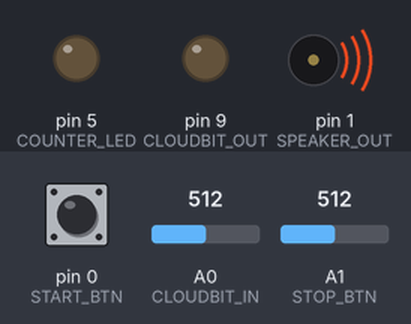
This sketch was run on a simulated Arduino Mega 2560, built with avr-gcc and run on an emulated ATmega2560. Parts: output pins drawn as LEDs (lit = HIGH), buzzer (waves = sounding). Inputs (shaded band) come from the test bench; at power-on: pin 0 (START_BTN) LOW, A0 (CLOUDBIT_IN) = 512, A1 (STOP_BTN) = 512. Pins used as bus, display or sensor lines are not drawn.

Above: at 1.09 s.
1.3 s: pin 0 (START_BTN) pulled HIGH for 0.15 s
At 4.37 s:
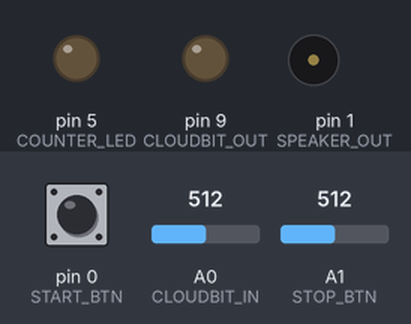
4.8 s: pin 0 (START_BTN) pulled HIGH for 1 s
At 10.7 s:
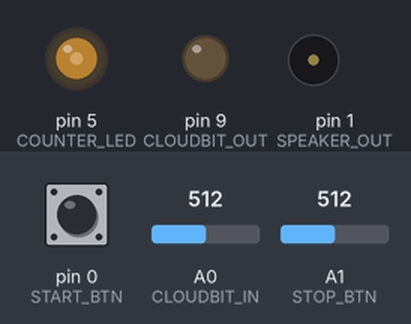
26.6 s: pin 0 (START_BTN) pulled HIGH for 0.15 s
At 27.7 s:
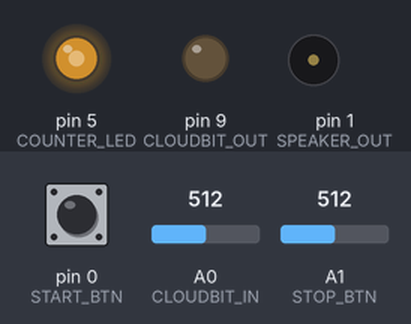
48.7 s: pin 0 (START_BTN) pulled HIGH for 3.2 s
Timing chart, 0 to 98.3 s (numbered marks = the images above; inputs shaded):
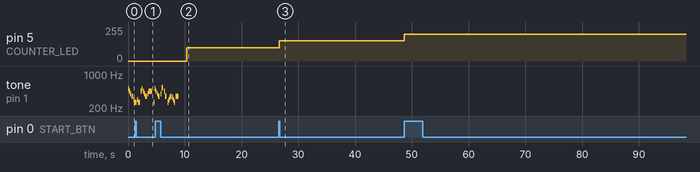

Measured:
- after the input at 26.6 s, pin 5 (COUNTER_LED): 100/255 → 151/255 at once
- by itself, tone on pin 1 (SPEAKER_OUT): plays 440 Hz for 0.14 s, 392 Hz for 0.14 s, 349 Hz for 0.29 s, 392 Hz for 0.14 s, 523 Hz for 0.29 s, 440 Hz for 0.14 s … (15 notes in this stretch)

The sketch:

shu_timer_v2.ino
```cpp
/*
  Shu Timer version 2

  A Timer app with for Shu-chan to limit his TV/Gaming time.
  Runs on littleBits + Arduino. Version 2 added melody alarm function.
 */

// melody notes
#define _0 0
#define _C 262
#define _D 294
#define _E 330
#define _F 349
#define _G 392
#define _A 440
#define _B 494
#define _c 523

// consts
const int START_BTN = 0; // timer start button input at D0
const int CLOUDBIT_IN = A0; // cloudBit input at A0
const int STOP_BTN = A1; // timer stop button input at A1
const int SPEAKER_OUT = 1; // blinker LED and speaker output at D1
const int COUNTER_LED = 5; // counter 7-seg LED output at D5
const int CLOUDBIT_OUT = 9; // cloudBit output at D9
const int START_TIMER_VAL = 20 * 60; // the unit amount for starting timer in seconds
const int MAX_TIMER_VAL = 99 * 60; // max amount of timer in seconds
const int ANALOG_HIGH_THRETHOLD = 100; // threshold to determine an analog value is HIGH
const int MAX_MELODY_COUNT = 1; // how many times melody will be played at alarming

// notes of "winny the pooh"
const int pooh_melody[] =
 {_B, _A, _G, _F, _D, _C, _D, _C,
  _A, _B, _A, _G, _F, _G, _A,
  _C, _B, _A, _G, _F, _G, _c, _A, _F,
  _C, _D, _E, _F, _E, _D, _C, _F, _0};

// durations of the melody
const int duration[] =
 {1, 1, 1, 2, 1, 2, 1, 2,
  1, 1, 1, 1, 2, 1, 4,
  1, 1, 1, 1, 2, 1, 2, 1, 2,
  1, 1, 1, 1, 1, 1, 1, 4, 8};
const int NOTES_COUNT = 33; // total number of notes
const int NOTE_DUR = 200; // duration of each note
const float NOTE_DUTY = 0.7; // duty ratio of each note

// states
int timerValue = 0; // current timer value
unsigned long lastTick = 0; // timestamp of last tick time
boolean isStopped = false; // is timer stopped?
int startBtnPrev = LOW; // previous start button value
int stopBtnPrev = 0; // previous stop button value
int timerValuePrev = 0; // previous timer value
boolean isCloudBitInputHigh = false; // is cloudBit input HIGH?
int melodyCount = 0; // remaining count of melody play
int noteIndex = 0; // current note index
unsigned long nextToneTime = 0; // time to play next tone
unsigned long nextNoToneTime = 0; // time to stop play tone

// setup
void setup() {
  pinMode(START_BTN, INPUT);
  pinMode(CLOUDBIT_IN, INPUT);
  pinMode(STOP_BTN, INPUT);
  pinMode(SPEAKER_OUT, OUTPUT);
  pinMode(COUNTER_LED, OUTPUT);
  pinMode(CLOUDBIT_OUT, OUTPUT);
  analogWrite(CLOUDBIT_OUT, 0);
}

// main loop
void loop() {
  delay(10);
  ticking();
  checkStartButton();
  checkStopButton();
  checkTimerTimeout();
  checkCloudBitInput();
  playClick();
  playNextTone();
}

// decrease timerValue every one sec if timer is not stopped
void ticking() {
  if (millis() - lastTick > 1000) {
    lastTick = millis();
    timerValuePrev = timerValue;
    if (timerValue > 0 && !isStopped) {
      timerValue--;
    }
    displayCounter();
  }
}

// if stop button is pressed, stop the timer. If it's already stopped, reset the timer
void checkStopButton() {
  boolean stopBtn = analogRead(STOP_BTN);
  if (stopBtn > ANALOG_HIGH_THRETHOLD && stopBtnPrev == 0) {
    if (isStopped || melodyCount > 0) {
      reset();
    } else {
      isStopped = true;
    }
  }
  stopBtnPrev = stopBtn;
}

void reset() {
  timerValue = 0;
  lastTick = 0;
  isStopped = false;
  startBtnPrev = LOW;
  stopBtnPrev = 0;
  timerValuePrev = 0;
  isCloudBitInputHigh = false;
  melodyCount = 0;
  resetMelody();
}

// if start button is pressed, increase timerValue by START_VAL
void checkStartButton() {
  int startBtn = digitalRead(START_BTN);
  if (startBtn == HIGH && startBtnPrev == LOW) {
    if (isStopped) {
      isStopped = false;
    } else {
      timerValue = min(timerValue + START_TIMER_VAL, MAX_TIMER_VAL);
    }
  }
  startBtnPrev = startBtn;
  displayCounter();
}

// output to counter 7seg LED
void displayCounter() {
  // output only when it's not playing melody (to avoid internal timer conflict)
  if (melodyCount == 0) {
    analogWrite(COUNTER_LED, map(timerValue, 0, 5999, 0, 255)); // maps 6000 sec to 100 minutes on littleBits LED
  }
}

// output to cloudBit and play melody when timer counting is finished
void checkTimerTimeout() {
  if (timerValue == 0 && timerValuePrev == 1) {
    analogWrite(CLOUDBIT_OUT, 255);
    delay(100);
    analogWrite(CLOUDBIT_OUT, 0);
    startPlayingMelody();
  }
}

// check input from cloudBit to play melody
void checkCloudBitInput() {
  int cloudBitInput = analogRead(CLOUDBIT_IN);
  if (cloudBitInput >= ANALOG_HIGH_THRETHOLD && !isCloudBitInputHigh) {
    isCloudBitInputHigh = true;
    startPlayingMelody();
  }
  if (cloudBitInput < ANALOG_HIGH_THRETHOLD) {
    isCloudBitInputHigh = false;
  }
}

// output click sound to speaker
void playClick() {

  // if melody is playing, skip
  if (melodyCount > 0) return;

  // if timer is not working, turn off
  if (timerValue == 0) {
      digitalWrite(SPEAKER_OUT, LOW);
      return;
  }

  // if timer is stopped, turn on
  if (isStopped) {
      digitalWrite(SPEAKER_OUT, HIGH);
      return;
  }

  // if timer is ticking, blink it
  int blinkerValue = LOW;
  if (timerValue % 2 == 0) {
    blinkerValue = LOW;
  } else {
    blinkerValue = HIGH;
  }
  digitalWrite(SPEAKER_OUT, blinkerValue);
}

// start playing melody for MAX_MELODY_COUNT times
void startPlayingMelody() {
  melodyCount = MAX_MELODY_COUNT;
  analogWrite(COUNTER_LED, 0); // to avoid conflict with tone()
}

// play next tone if melodyCount > 0
void playNextTone() {

  // if it is not playing melody, return
  if (melodyCount == 0) return;

  // if next tone time has reached, play next note
  if (millis() > nextToneTime) {
    int nextTone = pooh_melody[noteIndex];
    if (nextTone != _0) {
      tone(SPEAKER_OUT, nextTone);
    } else {
      noTone(SPEAKER_OUT);
    }
    nextToneTime = millis() + (duration[noteIndex] * NOTE_DUR);
    nextNoToneTime = millis() + (duration[noteIndex] * NOTE_DUR * NOTE_DUTY);
    noteIndex++;
  }

  // if next no tone time has reached, stop tone
  if (millis() > nextNoToneTime) {
    noTone(SPEAKER_OUT);

    // if all notes has been played, stop the melody and decrease melodyCount.
    if (noteIndex == NOTES_COUNT) {
      resetMelody();
      melodyCount--;
    }
  }
}

// reset states for playing melody
void resetMelody() {

  // reset variables for tone generation
  noteIndex = 0;
  nextToneTime = 0;
  nextNoToneTime = 0;

  // reset internal timer after using tone()/noTone()
  // see http://discuss.littlebits.cc/t/analogwrite-on-d5-doesnt-work-after-using-tone/7833
  noTone(SPEAKER_OUT);
  TCCR3A = 1;
  TCCR3B = 3;
}
```
